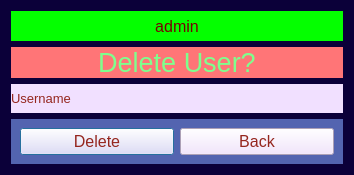
<?xml version="1.0" encoding="UTF-8"?>
<ui version="4.0">
 <class>Dialog</class>
 <widget class="QDialog" name="Dialog">
  <property name="geometry">
   <rect>
    <x>0</x>
    <y>0</y>
    <width>354</width>
    <height>175</height>
   </rect>
  </property>
  <property name="windowTitle">
   <string>Dialog</string>
  </property>
  <property name="styleSheet">
   <string notr="true">background-color:rgb(11, 0, 57);</string>
  </property>
  <layout class="QVBoxLayout" name="verticalLayout">
   <item>
    <widget class="QLabel" name="delete_dialog_usertype">
     <property name="styleSheet">
      <string notr="true">background-color:rgb(4, 255, 0);color:rgb(117, 2, 2);font-size:12pt;</string>
     </property>
     <property name="text">
      <string>admin</string>
     </property>
     <property name="alignment">
      <set>Qt::AlignCenter</set>
     </property>
    </widget>
   </item>
   <item>
    <widget class="QLabel" name="label_7">
     <property name="font">
      <font>
       <pointsize>20</pointsize>
       <stylestrategy>PreferDefault</stylestrategy>
      </font>
     </property>
     <property name="styleSheet">
      <string notr="true">background-color: rgb(255, 117, 119); color: rgb(126, 255, 141); font-size: 20pt
</string>
     </property>
     <property name="text">
      <string>Delete User?</string>
     </property>
     <property name="alignment">
      <set>Qt::AlignCenter</set>
     </property>
    </widget>
   </item>
   <item>
    <widget class="QLabel" name="delete_user_name">
     <property name="styleSheet">
      <string notr="true">color: rgb(149, 38, 30); background-color: rgb(241, 224, 255);font-size:10pt;</string>
     </property>
     <property name="text">
      <string>Username</string>
     </property>
    </widget>
   </item>
   <item>
    <widget class="QWidget" name="widget" native="true">
     <property name="styleSheet">
      <string notr="true">background-color: rgb(83, 100, 176);</string>
     </property>
     <layout class="QHBoxLayout" name="horizontalLayout">
      <item>
       <widget class="QPushButton" name="delete_dialog_delete">
        <property name="styleSheet">
         <string notr="true">color: rgb(149, 38, 30); background-color: rgb(241, 224, 255);font-size:12pt;</string>
        </property>
        <property name="text">
         <string>Delete</string>
        </property>
       </widget>
      </item>
      <item>
       <widget class="QPushButton" name="delete_dialog_back">
        <property name="styleSheet">
         <string notr="true">color: rgb(149, 38, 30); background-color: rgb(241, 224, 255);font-size:12pt;</string>
        </property>
        <property name="text">
         <string>Back</string>
        </property>
       </widget>
      </item>
     </layout>
    </widget>
   </item>
  </layout>
 </widget>
 <resources/>
 <connections/>
</ui>
